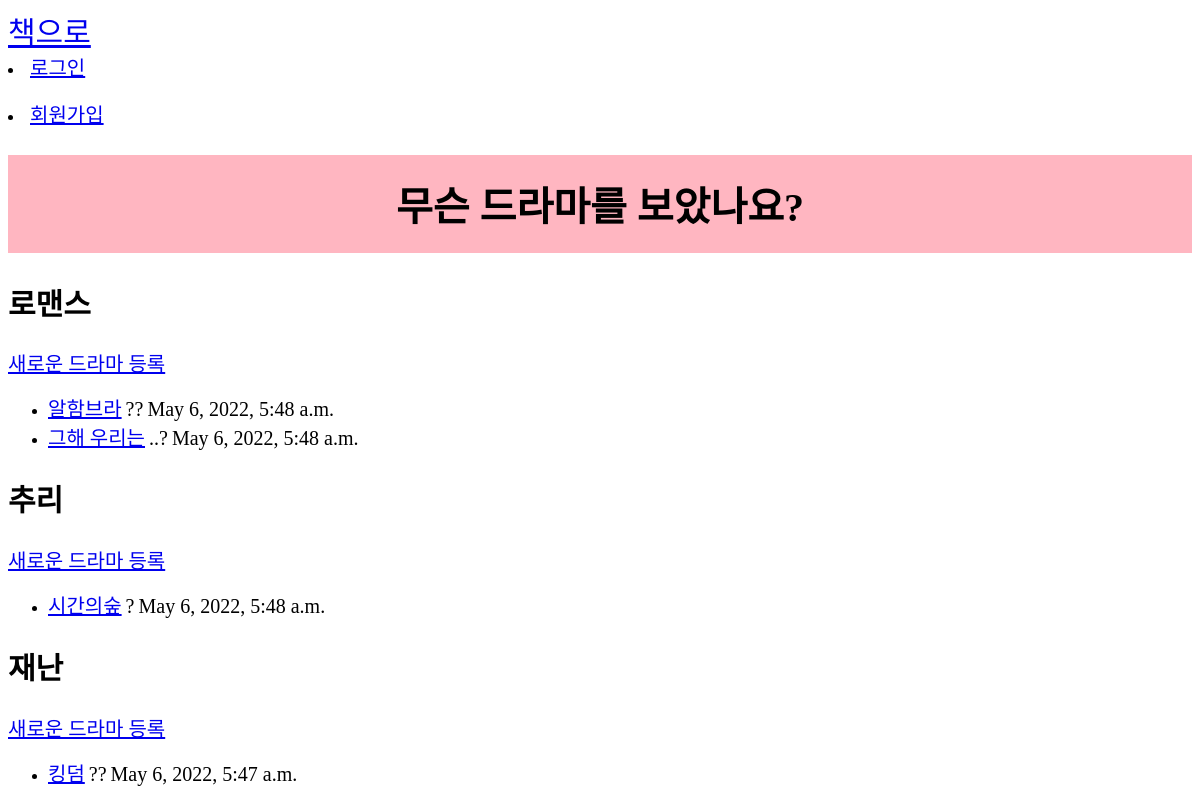
The app's page /drama, older data.
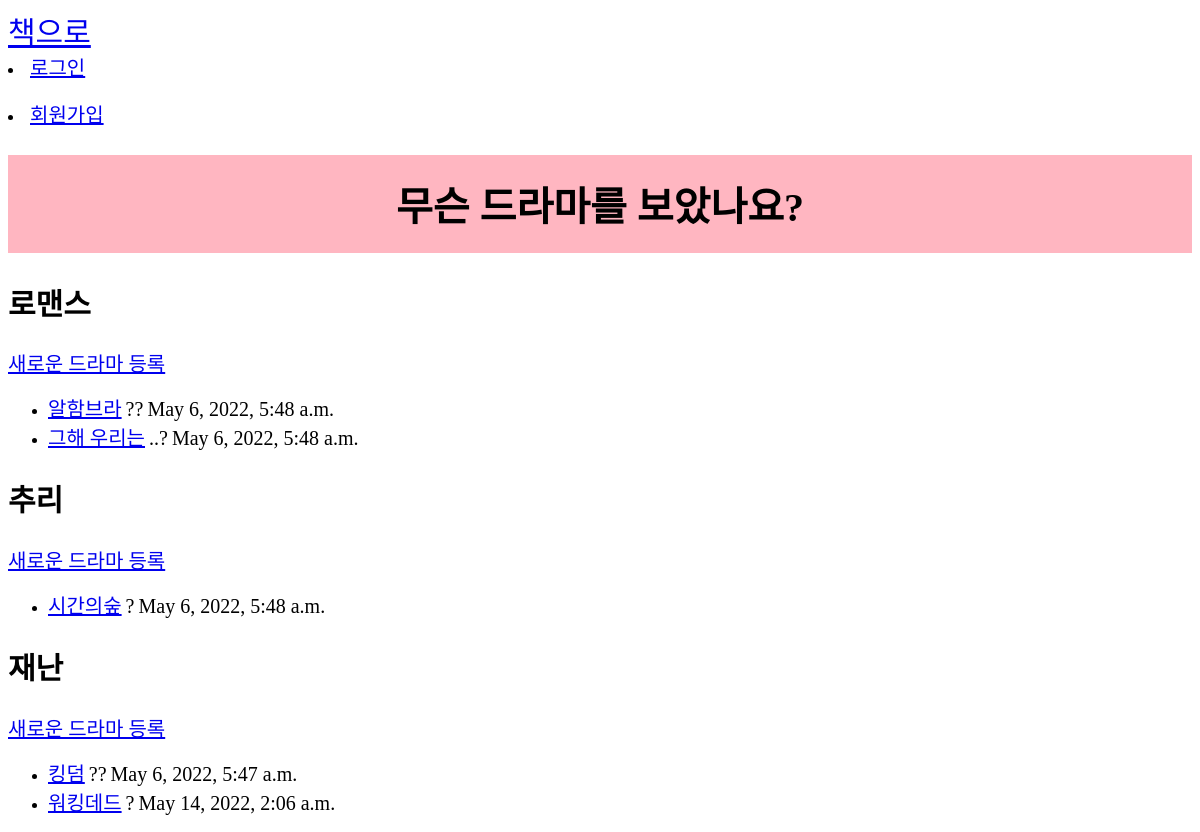
The same page, newer data.
### drama/models.py (models this page shows, shortened)
class Romance(models.Model):
    title = models.CharField('Title',max_length=50, blank=True)
    author = models.CharField('Author',max_length=50, blank=True)
    upload_time = models.DateTimeField(unique=True)
    content=models.TextField('content')
    hashtag=models.ManyToManyField(R_HashTag)
    photo=models.ImageField(blank=True, null=True, upload_to="drama_photo")

class Mystery(models.Model):
    title = models.CharField('Title',max_length=50, blank=True)
    author = models.CharField('Author',max_length=50, blank=True)
    upload_time = models.DateTimeField(unique=True)
    content=models.TextField('content')
    hashtag=models.ManyToManyField(M_HashTag)
    photo=models.ImageField(blank=True, null=True, upload_to="drama_photo")

class Disaster(models.Model):
    title = models.CharField('Title',max_length=50, blank=True)
    author = models.CharField('Author',max_length=50, blank=True)
    upload_time = models.DateTimeField(unique=True)
    content=models.TextField('content')
    hashtag=models.ManyToManyField(D_HashTag)
    photo=models.ImageField(blank=True, null=True, upload_to="drama_photo")

### drama/views.py (the view)
# urls.py: path('drama',List2,name='list2'),
def List2(request):
    R_posts2=Romance.objects.filter(upload_time__lte=timezone.now()).order_by('upload_time')
    M_posts2=Mystery.objects.filter(upload_time__lte=timezone.now()).order_by('upload_time')
    D_posts2=Disaster.objects.filter(upload_time__lte=timezone.now()).order_by('upload_time')
    contexts={'R_posts2':R_posts2, 'M_posts2':M_posts2, 'D_posts2':D_posts2}
    return render(request, 'list2.html', contexts)

### drama/templates/list2.html (shortened to what this page needs)
{% load static %}
<html>
    <head>
        <link rel = "stylesheet" href="{% static 'css/list.css' %}">
        <a style="font-size:30px" href="{% url 'list' %}">책으로</a>
        <br>
        {% if not user.is_authenticated %}
        <li>
            <a href="{% url 'login' %}">로그인</a>
        </li>
        {% endif %}
        {% if not user.is_authenticated %}
        <br>
        <li>
            <a href="{% url 'signup' %}">회원가입</a>
        </li>
        {% endif %}
    </head>
    <body>
        <div class="content">
            <h1>무슨 드라마를 보았나요?</h1>
            <h2>로맨스</h2>
            <a href="{% url 'R_new2' %}">새로운 드라마 등록</a>
            <ul>
                {% for R_post2 in R_posts2 %}
                    <li><a href="{% url 'R_detail2' pk=R_post2.id %}">{{ R_post2.title }}</a>
                        <span>{{  R_post2.author }}</span>
                        <span>{{  R_post2.upload_time }}</span></li>
                {% endfor %}
            </ul>
            <h2>추리</h2>
            <a href="{% url 'M_new2' %}">새로운 드라마 등록</a>
            <ul>
                {% for M_post2 in M_posts2 %}
                    <li><a href="{% url 'M_detail2' pk=M_post2.id %}">{{ M_post2.title }}</a>
                        <span>{{  M_post2.author }}</span>
                        <span>{{  M_post2.upload_time }}</span></li>
                {% endfor %}
            </ul>
            <h2>재난</h2>
            <a href="{% url 'D_new2' %}">새로운 드라마 등록</a>
            <ul>
                {% for D_post2 in D_posts2 %}
                    <li><a href="{% url 'D_detail2' pk=D_post2.id %}">{{ D_post2.title }}</a>
                        <span>{{  D_post2.author }}</span>
                        <span>{{  D_post2.upload_time }}</span></li>
                {% endfor %}
            </ul>
        </div>
    </body>
</html>

Row changes from the older to the newer data that the page shows:
added Disaster: title "워킹데드", author "?", upload_time "May 14, 2022, 2:06 a.m."
